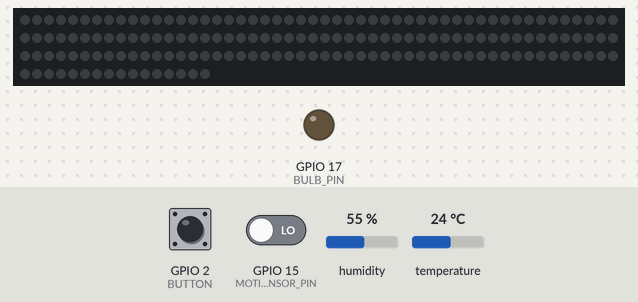
Simulated run of this program. Board: ESP32. On the bench: 166 RGB LEDs in strip order, left to right, continuing on the next row, output pins drawn as LEDs (lit = HIGH). The inputs (shaded band) are chosen by the test bench; at power-on: GPIO 15 (MOTION_SENSOR_PIN) LOW, temperature 24 °C, GPIO 2 (BUTTON) LOW, humidity 55 % (analog values on the 0–4095 scale). Dim RGB values are drawn brighter than linear; WiFi joins after 1.5 s; servers stay silent unless stated; uploads are accepted with an empty reply; EEPROM starts erased; what the program prints to the serial monitor is not drawn.

Above: at 3.7 s.
3.8 s: GPIO 15 (MOTION_SENSOR_PIN) driven HIGH
At 4.37 s:
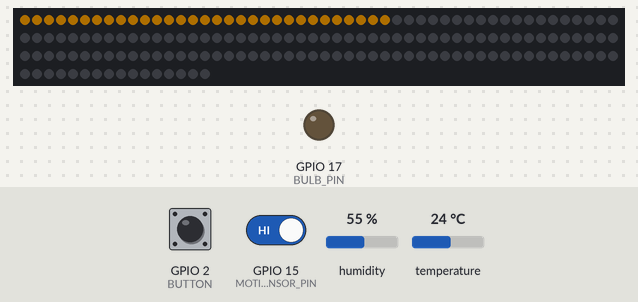
6.3 s: temperature set to 12 °C
At 7.74 s:
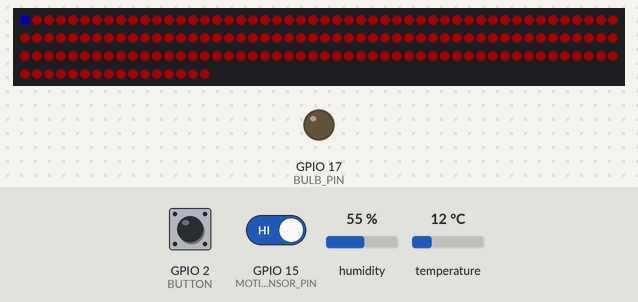
9.3 s: GPIO 2 (BUTTON) pulled HIGH for 3.2 s
At 11.99 s:
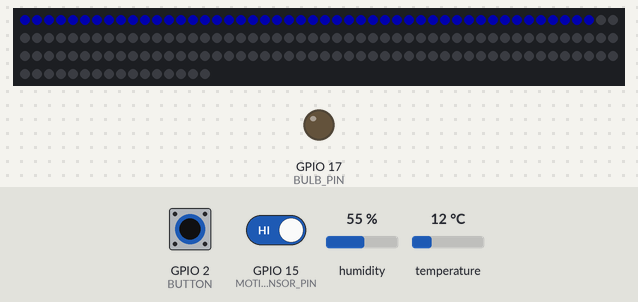
14.0 s: temperature set to 28 °C
At 15.2 s:
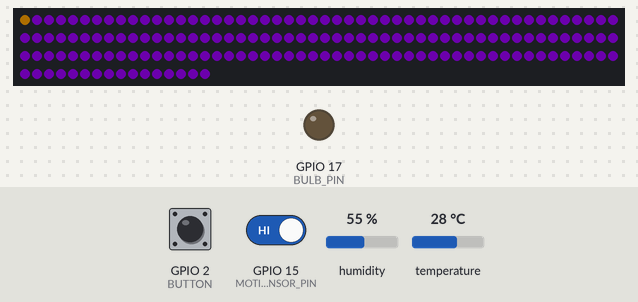
17.0 s: temperature set to 19 °C
At 19.17 s:
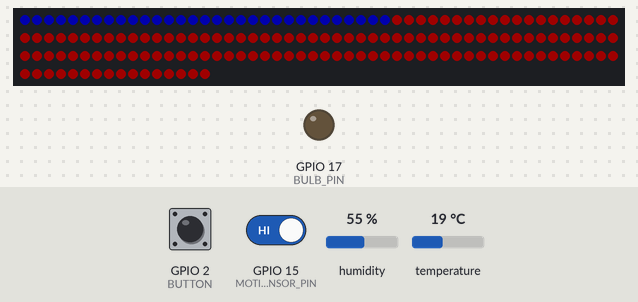
20.0 s: GPIO 2 (BUTTON) pulled HIGH for 3.2 s
At 24.33 s:
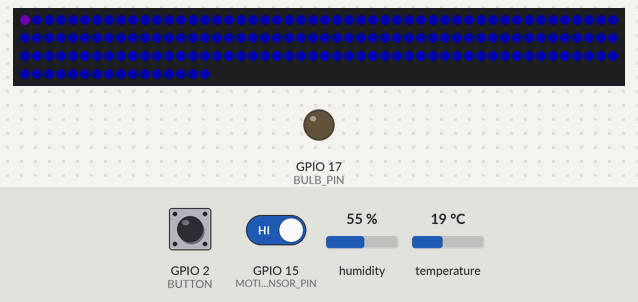

The program:

main.cpp
```cpp
#include <Arduino.h>
#include <FastLED.h>
#include <DHT20.h>
#include <PulseSensorPlayground.h>
#include <HttpClient.h>
#include <WiFi.h>
#include <inttypes.h>
#include <stdio.h>
#include "esp_system.h"
#include "freertos/FreeRTOS.h"
#include "freertos/task.h"
#include "nvs.h"
#include "nvs_flash.h"

#define LED_PIN 13
#define NUM_LEDS 166
#define BULB_PIN 17 // LED to blink on motion
#define PULSE_INPUT 32
#define THRESHOLD 525
#define MOTION_SENSOR_PIN 15 // IR motion sensor input pin
#define BUTTON 2

// Cloud storage configuration
char ssid[50];                              // your network SSID (name)
char pass[50];                              // your network password
const char kHostname[] = "204.236.147.158"; // Server hostname
char kPath[200];                            // Path for data transmission
const int kNetworkTimeout = 30 * 1000;
const int kNetworkDelay = 1000;

CRGB leds[NUM_LEDS];

// PulseSensor setup
// PulseSensorPlayground pulseSensor;

// DHT20 setup
DHT20 DHT;

// Motion sensor state
int pirState = LOW; // Start with no motion detected
int state = 0;      // 0 for temp, 1 for heart rate

void nvs_access()
{
  // Initialize NVS
  esp_err_t err = nvs_flash_init();
  if (err == ESP_ERR_NVS_NO_FREE_PAGES ||
      err == ESP_ERR_NVS_NEW_VERSION_FOUND)
  {
    // NVS partition was truncated and needs to be erased
    ESP_ERROR_CHECK(nvs_flash_erase());
    err = nvs_flash_init();
  }
  ESP_ERROR_CHECK(err);

  // Open
  Serial.printf("\nOpening Non-Volatile Storage (NVS) handle... ");
  nvs_handle_t my_handle;
  err = nvs_open("storage", NVS_READWRITE, &my_handle);
  if (err != ESP_OK)
  {
    Serial.printf("Error (%s) opening NVS handle!\n", esp_err_to_name(err));
  }
  else
  {
    Serial.printf("Done\n");
    Serial.printf("Retrieving SSID/PASSWD\n");
    size_t ssid_len;
    size_t pass_len;
    err = nvs_get_str(my_handle, "ssid", ssid, &ssid_len);
    err |= nvs_get_str(my_handle, "pass", pass, &pass_len);
    switch (err)
    {
    case ESP_OK:
      Serial.printf("WiFi credentials retrieved successfully\n");
      break;
    case ESP_ERR_NVS_NOT_FOUND:
      Serial.printf("The WiFi credentials are not initialized yet!\n");
      break;
    default:
      Serial.printf("Error (%s) reading!\n", esp_err_to_name(err));
    }
  }
  // Close
  nvs_close(my_handle);
}

void sendDataToCloud(float temperature, float humidity, int heartRate)
{
  int err = 0;
  WiFiClient c;
  HttpClient http(c);

  // Prepare path with all sensor data
  snprintf(kPath, sizeof(kPath),
           "/?temperature=%.2f&humidity=%.2f&heartrate=%d",
           temperature, humidity, heartRate);

  err = http.get(kHostname, 5000, kPath, NULL);
  if (err == 0)
  {
    Serial.println("Cloud data transmission started");
    err = http.responseStatusCode();
    if (err >= 0)
    {
      Serial.print("Server response code: ");
      Serial.println(err);

      // Optional: process server response if needed
      http.skipResponseHeaders();
    }
    else
    {
      Serial.print("Failed to get response: ");
      Serial.println(err);
    }
  }
  else
  {
    Serial.print("Cloud connection failed: ");
    Serial.println(err);
  }
  http.stop();
}

void setup()
{
  analogReadResolution(10);

  // FastLED setup
  FastLED.addLeds<WS2812, LED_PIN, GRB>(leds, NUM_LEDS);
  FastLED.setBrightness(50);

  // Serial communication
  Serial.begin(9600);
  delay(1000);

  // Retrieve WiFi credentials from NVS
  nvs_access();

  // WiFi connection
  Serial.print("Connecting to WiFi: ");
  Serial.println(ssid);
  WiFi.begin(ssid, pass);
  while (WiFi.status() != WL_CONNECTED)
  {
    delay(500);
    Serial.print(".");
  }
  Serial.println("\nWiFi connected");
  Serial.print("IP address: ");
  Serial.println(WiFi.localIP());

  // Bulb pin and PulseSensor setup
  pinMode(BULB_PIN, OUTPUT);
  pinMode(MOTION_SENSOR_PIN, INPUT);

  // DHT20 setup
  Wire.begin();
  DHT.begin();

  // Turn off the LED strip initially
  fill_solid(leds, NUM_LEDS, CRGB::Black);
  FastLED.show();
}

void setLEDColor(float temperature)
{
  if (temperature > 74)
  { // Hot temperatures (orange to red)
    for (int i = 0; i <= 166; i++)
    { // Orange goes one round
      leds[i] = CRGB(255, 165, 0);
      FastLED.show();
      delay(5);
    }
    for (int i = 0; i <= 166; i++)
    { // Red goes one round
      leds[i] = CRGB(160, 0, 0);
      FastLED.show();
      delay(5);
    }
  }
  else if (temperature > 72)
  { // Warm temperatures (green to yellow)
    for (int i = 0; i <= 166; i++)
    { // Green goes one round
      leds[i] = CRGB(0, 255, 0);
      FastLED.show();
      delay(5);
    }
    for (int i = 0; i <= 166; i++)
    { // Yellow goes one round
      leds[i] = CRGB(255, 255, 0);
      FastLED.show();
      delay(5);
    }
  }
  else
  { // Cold temperatures (blue to purple)
    for (int i = 0; i <= 166; i++)
    { // Blue goes one round
      leds[i] = CRGB(0, 0, 255);
      FastLED.show();
      delay(5);
    }
    for (int i = 0; i <= 166; i++)
    { // Purple goes one round
      leds[i] = CRGB(160, 0, 255);
      FastLED.show();
      delay(5);
    }
  }
}

void loop()
{
  int buttonState = digitalRead(BUTTON);
  int motionDetected = digitalRead(MOTION_SENSOR_PIN);

  if (motionDetected == HIGH)
  {
    if (buttonState == HIGH && state == 0)
    {
      state = 1;
      Serial.println("State switched to heart rate");
    }

    else if (buttonState == HIGH && state == 1)
    {
      state = 0;
      Serial.println("State switched to temperature");
    }

    if (pirState == LOW)
    {
      Serial.println("Motion detected!");
      pirState = HIGH;
    }

    if (state == 0)
    {
      // Read temperature and humidity
      DHT.read();
      float temperatureC = DHT.getTemperature();
      float temperature = (temperatureC * 1.8) + 32; // Convert to Fahrenheit
      float humidity = DHT.getHumidity();

      // Set LED color based on temperature
      setLEDColor(temperature);

      // Send temperature and humidity to cloud
      sendDataToCloud(temperature, humidity, 0);
    }
    else
    {
      // Heart rate mode
      fill_solid(leds, NUM_LEDS, CRGB::Black);
      FastLED.show();
    }
  }
  else
  {
    if (pirState == HIGH)
    {
      Serial.println("Motion ended!");
      pirState = LOW;
      // Turn off the LED strip when no motion is detected
      fill_solid(leds, NUM_LEDS, CRGB::Black);
      FastLED.show();
    }
  }

  delay(100);
}
```

Measured:
- after the input at 3.8 s, the LEDs: first change after 0.12 s (image 1 shows a later state)
- after the input at 6.3 s, the LEDs: first differ from a run without the input after 1.3 s (image 2)
- after the input at 9.3 s, the LEDs: first differ from a run without the input after 1.9 s (image 3 shows a later state)
- after the input at 14.0 s, the LEDs: first differ from a run without the input after 1.1 s (image 4)
- after the input at 17.0 s, the LEDs: first differ from a run without the input after 1.7 s (image 5 shows a later state)
- after the input at 20.0 s, the LEDs: first differ from a run without the input after 2.4 s (image 6 shows a later state)
